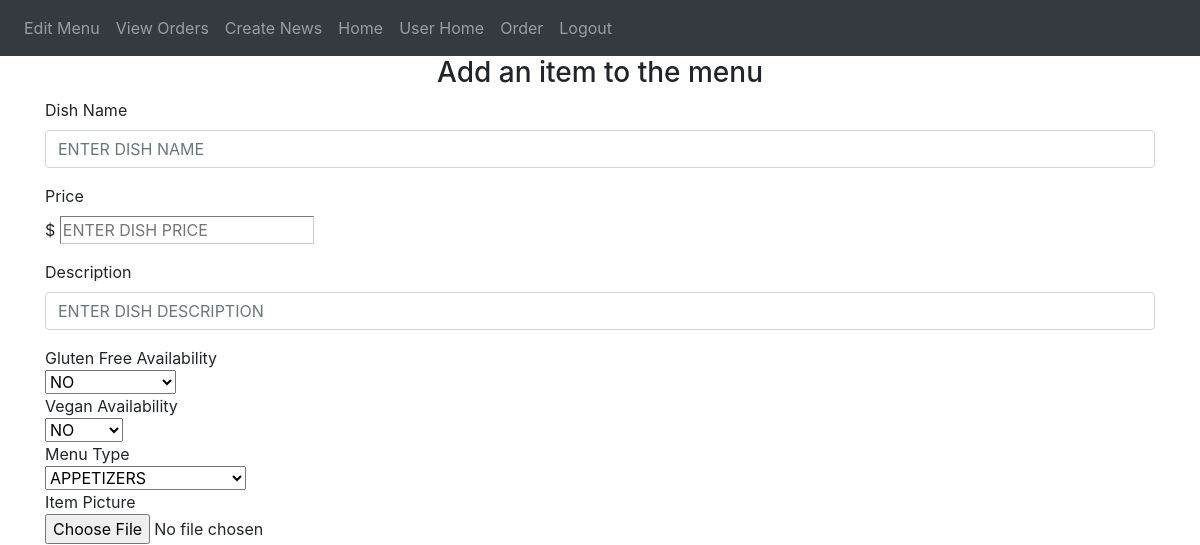
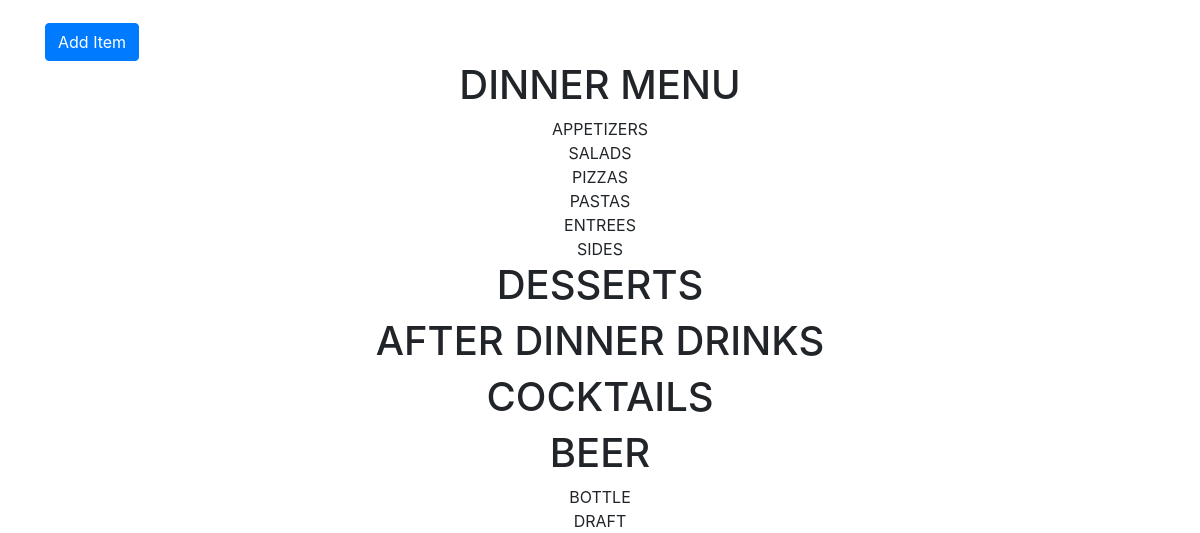
The app's page /add-menu-item (signed in), older data (2 pictures, top to bottom).
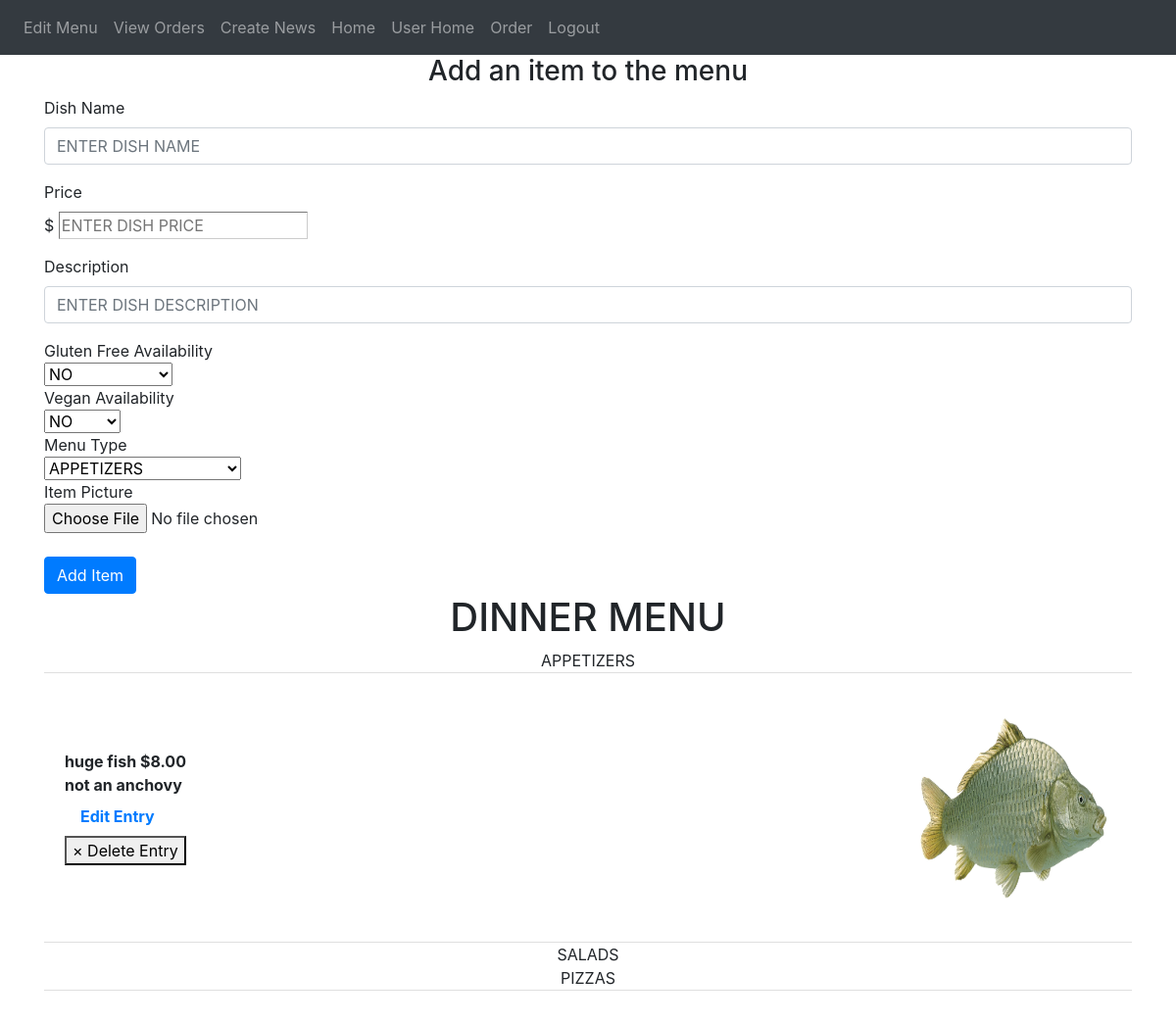
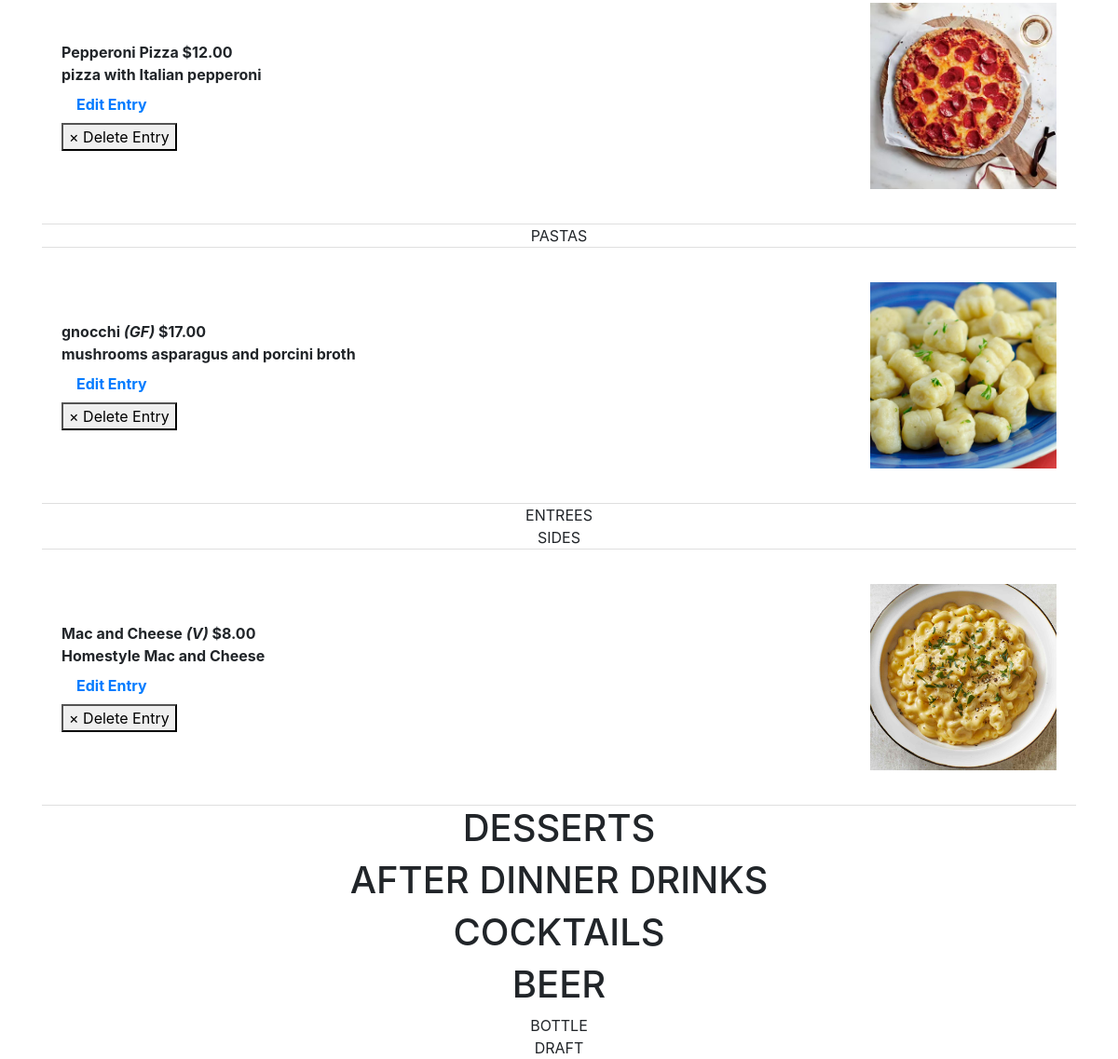
The same page, newer data (2 pictures, top to bottom).
### avanzareApp/models.py (models this page shows)
class Menu(db.Model):
    id = db.Column(db.Integer, primary_key=True)
    name = db.Column(db.String(150), unique=True)
    price = db.Column(db.String(150))
    description = db.Column(db.String(10000))
    menu_type = db.Column(db.String(150))
    gluten_free = db.Column(db.String(150))
    vegan = db.Column(db.String(150))
    date = db.Column(db.DateTime(timezone=True), default=func.now())
    user_id = db.Column(db.Integer, db.ForeignKey('user.id'))

### avanzareApp/views.py (the view, shortened to what this page needs)
@views.route('/add-menu-item', methods=['GET', 'POST'])
@login_required
def add_menu_item():
    user = User.query.filter(User.email == 'headChef@gmail.com').first()
    items = Menu.query.filter_by(user_id=user.id).order_by(Menu.name).all()
    return render_template("edit_menu.html", items=items, user=current_user)

### avanzareApp/__init__.py (called while the page is built)
def create_app():
    app = Flask(__name__)
    app.config['SECRET KEY'] = 'iudsdbciud ccdoi'
    app.config['SQLALCHEMY_DATABASE_URI'] = f'sqlite:///{DB_NAME}'
    db.init_app(app)
    from .views import views
    from .auth import auth
    app.register_blueprint(views, url_prefix='/')
    app.register_blueprint(auth, url_prefix='/')
    from .models import User, Note
    with app.app_context():
        db.create_all()
    login_manager = LoginManager()
    login_manager.login_view = 'auth.start_page'
    login_manager.init_app(app)
    @login_manager.user_loader
    def load_user(id):
        return User.query.get(int(id))
    return app

### avanzareApp/templates/edit_menu.html (shortened to what the changed rows need)
{% extends "base.html" %} {% block title %}Home{% endblock %}
{% block content %}
    <h1 align="center"> DINNER MENU </h1>
        <ul class="list-group list-group-flush" id="items">
            {% set print_once = 1 %}
            {% for menu in ["APPETIZERS", "SALADS", "PIZZAS", "PASTAS", "ENTREES", "SIDES", "DESSERT MENU", "AFTER DINNER DRINKS", "COCKTAILS", "BOTTLE", "DRAFT"] %}
                {% if print_once == 1 %}
                    {% if menu == "DESSERT MENU" %}
                        <h1 align="center"> DESSERTS </h1>
                        {% set print_once = 0 %}
                    {% elif menu == "AFTER DINNER DRINKS" %}
                        <h1 align="center"> AFTER DINNER DRINKS </h1>
                        {% set print_once = 0 %}
                    {% elif menu == "COCKTAILS" %}
                        <h1 align="center"> COCKTAILS </h1>
                        {% set print_once = 0 %}
                    {% elif menu == "BOTTLE" %}
                        <h1 align="center"> BEER </h1>
                        <div align="center">{{ menu }}</div>
                        {% set print_once = 0 %}
                    {% else %}
                        <div align="center">{{ menu }}</div>
                        {% set print_once = 0 %}
                    {% endif %}
                {% endif %}
              {% for item in items %}
                    {% if item.menu_type == menu %}
                      <li class="list-group-item">
                        <table style="width:100%">
                            <tr>
                                <th>
                                    {{ item.name }}
                                    {% if item.gluten_free == "GLUTEN FREE" %}
                                        <i>{{ "(GF)" }}</i>
                                    {% endif %}
                                    {% if item.vegan == "VEGAN" %}
                                        <i>{{ "(V)" }}</i>
                                    {% endif %}
                                    {% set tmp = "$" + (item.price | string) %}
                                    {{ tmp }}
                                    <br />
                                    {{ item.description }}
                                    <a class="nav-item nav-link" href="{{ url_for('views.edit_redirect', id=item.id) }}">Edit Entry</a>
                                    <button type="button" onClick="deleteMenuItem({{ item.id }})">
                                        <span aria-hidden="true">&times; Delete Entry</span>
                                    </button>
                                </th>
                                <th>
                                <br />
                                    {% set tmp = item.name + '.jpg' %}
                                    <div align="right">
                                        <img class="img-responsive" src="{{ url_for('views.send_image', filename=tmp) }}" width="200" height="200">
                                    </div>
                                <br />
                                </th>
                            </tr>
                        </table>
                      </li>
                    {% endif %}
              {% endfor %}
            {% set print_once = 1 %}
            {% endfor %}
        </ul>
{% endblock %}

Row changes from the older to the newer data that the page shows:
added Menu: name "huge fish", tmp "$8.00", description "not an anchovy", shows a picture, shown under "APPETIZERS"
added Menu: name "Pepperoni Pizza", tmp "$12.00", description "pizza with Italian pepperoni", shows a picture, shown under "PIZZAS"
added Menu: name "gnocchi", value "(GF)", tmp "$17.00", description "mushrooms asparagus and porcini broth", shows a picture, shown under "PASTAS"
added Menu: name "Mac and Cheese", value "(V)", tmp "$8.00", description "Homestyle Mac and Cheese", shows a picture, shown under "SIDES"
